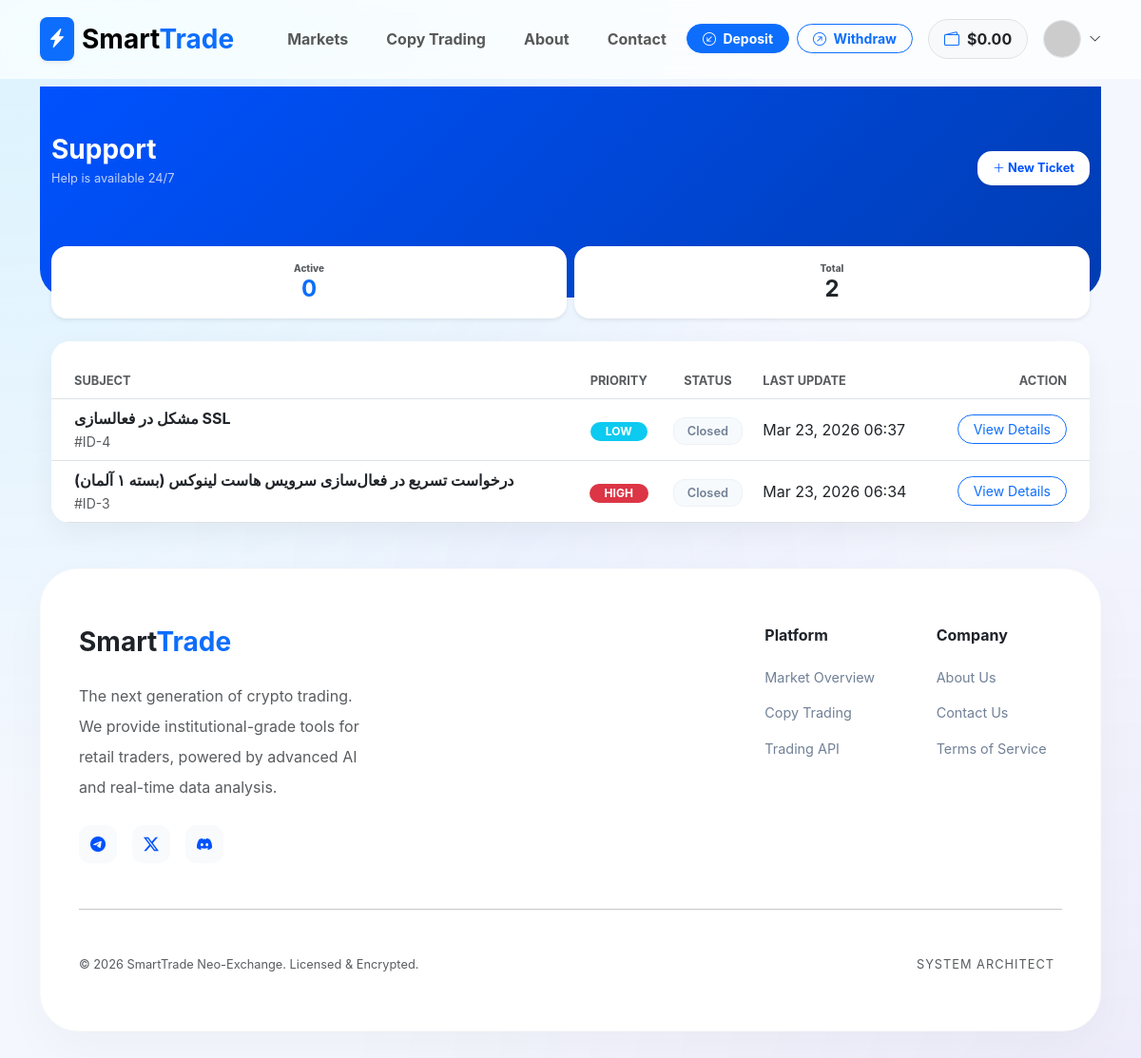
Page /accounts/tickets/ (signed in) on the committed database.
### apps/accounts/models.py (models this page shows, shortened)
class User(AbstractUser):
    email = models.EmailField(unique=True, verbose_name="Email Address")
    balance = models.DecimalField(
        max_digits=20,
        decimal_places=2,
        default=0.00,
        verbose_name="Total Balance (USDT)"
    )
    wallet_address = models.CharField(
        max_length=255,
        blank=True,
        null=True,
        verbose_name="User Wallet Address"
    )
    is_verified = models.BooleanField(default=True)
    referred_by = models.ForeignKey('self', on_delete=models.SET_NULL, null=True, blank=True)
    referral_code = models.CharField(max_length=10, unique=True, blank=True)
    USERNAME_FIELD = 'email'
    REQUIRED_FIELDS = ['username']
    class Meta:
        verbose_name = 'User'
        verbose_name_plural = 'Users'

class Ticket(models.Model):
    STATUS_CHOICES = [
        ('open', 'Open'),
        ('pending', 'Pending'),
        ('closed', 'Closed'),
    ]
    URGENCY_CHOICES = [
        ('low', 'Low'),
        ('medium', 'Medium'),
        ('high', 'High'),
    ]
    user = models.ForeignKey(settings.AUTH_USER_MODEL, on_delete=models.CASCADE, related_name='tickets')
    subject = models.CharField(max_length=255)
    status = models.CharField(max_length=10, choices=STATUS_CHOICES, default='open')
    urgency = models.CharField(max_length=10, choices=URGENCY_CHOICES, default='medium')
    created_at = models.DateTimeField(auto_now_add=True)
    updated_at = models.DateTimeField(auto_now=True)
    class Meta:
        ordering = ['-updated_at']

### apps/accounts/views.py (the view)
# urls.py: path('tickets/', ticket_list, name='ticket_list'),
@login_required
def ticket_list(request):
    tickets = Ticket.objects.filter(user=request.user).order_by('-updated_at')
    open_tickets_count = tickets.filter(status='open').count()
    context = {
        'tickets': tickets,
        'open_count': open_tickets_count,
    }
    return render(request, 'accounts/tickets/ticket_list.html', context)

### apps/accounts/views.py (called while the page is built)
def user_notifications(request):
    if request.user.is_authenticated:
        return {
            'unread_notifications': request.user.notifications.filter(is_read=False).order_by('-created_at')
        }
    return {}

### templates/accounts/tickets/ticket_list.html (shortened to what this page needs)
{% extends 'base.html' %}
{% block content %}
<div class="user-welcome-section">
    <div class="container">
        <div class="row align-items-center">
            <div class="col-7 col-md-7 text-start mb-0">
                <h1 class="fw-bold mb-1 fs-3">Support</h1>
                <p class="opacity-75 small">Help is available 24/7</p>
            </div>
            <div class="col-5 col-md-5 text-end">
                <a href="{% url 'accounts:create_ticket' %}" class="btn btn-create shadow-sm py-2 px-3 small">
                    <i class="bi bi-plus-lg"></i> <span class="d-none d-md-inline">New Ticket</span>
                </a>
            </div>
        </div>
    </div>
</div>
<div class="container mb-5 mt-2">
    <div class="row g-2 mb-4 mt-2">
        <div class="col-6">
            <div class="p-3 bg-white rounded-4 border-0 shadow-sm text-center">
                <div class="text-muted" style="font-size: 10px; font-weight: 800; text-uppercase: uppercase;">Active</div>
                <div class="h4 fw-bold text-primary mb-0">{{ open_count }}</div>
            </div>
        </div>
        <div class="col-6">
            <div class="p-3 bg-white rounded-4 border-0 shadow-sm text-center">
                <div class="text-muted" style="font-size: 10px; font-weight: 800; text-uppercase: uppercase;">Total</div>
                <div class="h4 fw-bold text-dark mb-0">{{ tickets.count }}</div>
            </div>
        </div>
    </div>
    <div class="desktop-view glass-card overflow-hidden">
        <div class="table-responsive">
            <table class="table align-middle mb-0">
                <thead class="bg-light">
                    <tr style="height: 60px;">
                        <th class="ps-4 text-muted small fw-bold">SUBJECT</th>
                        <th class="text-center text-muted small fw-bold">PRIORITY</th>
                        <th class="text-center text-muted small fw-bold">STATUS</th>
                        <th class="text-muted small fw-bold">LAST UPDATE</th>
                        <th class="pe-4 text-end text-muted small fw-bold">ACTION</th>
                    </tr>
                </thead>
                <tbody>
                    {% for ticket in tickets %}
                    <tr>
                        <td class="ps-4">
                            <div class="fw-bold text-dark">{{ ticket.subject }}</div>
                            <small class="text-muted">#ID-{{ ticket.id }}</small>
                        </td>
                        <td class="text-center">
                            <span class="badge {% if ticket.urgency == 'high' %}bg-danger{% elif ticket.urgency == 'medium' %}bg-warning text-dark{% else %}bg-info{% endif %} rounded-pill px-3 py-1">
                                {{ ticket.urgency|upper }}
                            </span>
                        </td>
                        <td class="text-center">
                            <span class="badge-user {% if ticket.status == 'open' %}badge-open{% else %}badge-closed{% endif %}">
                                {{ ticket.get_status_display }}
                            </span>
                        </td>
                        <td>{{ ticket.updated_at|date:"M d, Y H:i" }}</td>
                        <td class="pe-4 text-end">
                            <a href="{% url 'accounts:ticket_detail' ticket.id %}" class="btn btn-outline-primary btn-sm rounded-pill px-3">View Details</a>
                        </td>
                    </tr>
                    {% endfor %}
                </tbody>
            </table>
        </div>
    </div>
</div>
{% endblock %}

### templates/base.html (shortened to what this page needs)
<!DOCTYPE html>
<html lang="en">
<head>
    <link href="https://cdn.jsdelivr.net/npm/bootstrap@5.3.0/dist/css/bootstrap.min.css" rel="stylesheet">
    <link rel="stylesheet" href="https://cdn.jsdelivr.net/npm/bootstrap-icons@1.11.0/font/bootstrap-icons.css">
    <link href="https://cdn.jsdelivr.net/gh/rastikerdar/vazirmatn@v33.003/Vazirmatn-font-face.css" rel="stylesheet">
    <link rel="stylesheet" href="https://cdnjs.cloudflare.com/ajax/libs/animate.css/4.1.1/animate.min.css"/>
</head>
<body>
<nav class="navbar navbar-expand-lg sticky-top d-none d-lg-block">
    <div class="container">
        <a class="navbar-brand d-flex align-items-center" href="{% url 'home' %}">
            <div class="bg-primary p-2 rounded-3 me-2 shadow-sm">
                <i class="bi bi-lightning-charge-fill text-white"></i>
            </div>
            <span class="fw-bolder fs-3">Smart<span class="text-primary">Trade</span></span>
        </a>
        <div class="collapse navbar-collapse">
            <ul class="navbar-nav ms-4 gap-2">
                <li class="nav-item"><a class="nav-link fw-bold px-3" href="{% url 'trading:market_list' %}">Markets</a></li>
                <li class="nav-item"><a class="nav-link fw-bold px-3" href="{% url 'trading:copy_list' %}">Copy Trading</a></li>
                <li class="nav-item"><a class="nav-link fw-bold px-3" href="{% url 'accounts:about_us' %}">About</a></li>
                <li class="nav-item"><a class="nav-link fw-bold px-3" href="{% url 'accounts:contact_us' %}">Contact</a></li>
            </ul>
            <div class="ms-auto d-flex align-items-center gap-3">
                {% if user.is_authenticated %}
                    <div class="d-none d-xl-flex gap-2">
                        <a href="{% url 'transactions:deposit' %}" class="btn btn-sm btn-primary rounded-pill px-3 fw-bold">
                            <i class="bi bi-arrow-down-left-circle me-1"></i> Deposit
                        </a>
                        <a href="{% url 'transactions:withdraw' %}" class="btn btn-sm btn-outline-primary rounded-pill px-3 fw-bold">
                            <i class="bi bi-arrow-up-right-circle me-1"></i> Withdraw
                        </a>
                    </div>
                    <div class="bg-light px-3 py-2 rounded-pill fw-bold border d-flex align-items-center">
                        <i class="bi bi-wallet2 text-primary me-2"></i>
                        <span class="text-dark">${{ user.balance|floatformat:2 }}</span>
                    </div>
                    <div class="dropdown">
                        <div class="d-flex align-items-center gap-2" data-bs-toggle="dropdown" style="cursor:pointer">
                            <img src="https://ui-avatars.com/api/?name={{ user.username }}&background=0052FF&color=fff&bold=true" class="rounded-circle border" width="40" height="40">
                            <i class="bi bi-chevron-down small"></i>
                        </div>
                    </div>
                {% else %}
                    <a href="{% url 'accounts:login' %}" class="btn fw-bold px-4">Login</a>
                    <a href="{% url 'accounts:register' %}" class="btn btn-primary rounded-pill px-4 fw-bold shadow-sm">Join Now</a>
                {% endif %}
            </div>
        </div>
    </div>
</nav>
<div class="container mt-2 animate__animated animate__fadeIn">
    <div class="position-fixed top-0 end-0 p-3" style="z-index: 2000; margin-top: 80px;">
    </div>
    {% block content %}{% endblock %}
</div>
<footer class="mt-5 pb-5">
    <div class="container">
        <div class="footer-card">
            <div class="row g-5">
                <div class="col-lg-4">
                    <h3 class="fw-bolder mb-4">Smart<span class="text-primary">Trade</span></h3>
                    <p class="text-muted lh-lg mb-4">The next generation of crypto trading. We provide institutional-grade tools for retail traders, powered by advanced AI and real-time data analysis.</p>
                    <div class="d-flex gap-3">
                        <a href="#" class="icon-box"><i class="bi bi-telegram"></i></a>
                        <a href="#" class="icon-box"><i class="bi bi-twitter-x"></i></a>
                        <a href="#" class="icon-box"><i class="bi bi-discord"></i></a>
                    </div>
                </div>
                <div class="col-6 col-lg-2 ms-lg-auto">
                    <h6 class="fw-bold mb-4">Platform</h6>
                    <div class="d-grid gap-3">
                        <a href="{% url 'trading:market_list' %}" class="footer-link">Market Overview</a>
                        <a href="{% url 'trading:copy_list' %}" class="footer-link">Copy Trading</a>
                        <a href="#" class="footer-link">Trading API</a>
                    </div>
                </div>
                <div class="col-6 col-lg-2">
                    <h6 class="fw-bold mb-4">Company</h6>
                    <div class="d-grid gap-3">
                        <a href="{% url 'accounts:about_us' %}" class="footer-link">About Us</a>
                        <a href="{% url 'accounts:contact_us' %}" class="footer-link">Contact Us</a>
                        <a href="{% url 'accounts:terms_conditions' %}" class="footer-link">Terms of Service</a>
                    </div>
                </div>
            </div>
            <hr class="my-5 opacity-10">
            <div class="d-flex flex-column flex-md-row justify-content-between align-items-center gap-4">
                <div class="small text-muted">© 2026 SmartTrade Neo-Exchange. Licensed & Encrypted.</div>
                <div class="d-flex align-items-center flex-wrap justify-content-center justify-content-md-start">
                    <span class="small text-muted me-2" style="font-size: 0.7rem; letter-spacing: 1px;">SYSTEM ARCHITECT</span>
                </div>
            </div>
        </div>
    </div>
</footer>
</body>
</html>

### templates/base.html (style rules this page uses)
:root { --neon-blue: #00d2ff; --deep-royal: #0052ff; --cyber-purple: #9d50bb; --glass-bg: rgba(255, 255, 255, 0.85); --mobile-nav-height: 80px; }
body { font-family: 'Vazirmatn', sans-serif; background-color: #f4f7fa; color: #1e2329; overflow-x: hidden; padding-bottom: var(--mobile-nav-height); }
.navbar { backdrop-filter: blur(25px) saturate(180%); -webkit-backdrop-filter: blur(25px) saturate(180%); background: rgba(255, 255, 255, 0.75); border-bottom: 1px solid rgba(255, 255, 255, 0.3); padding: 0.8rem 0; z-index: 1050; }
.footer-card { background: white; border-radius: 40px; padding: 60px 40px; box-shadow: 0 20px 50px rgba(0,0,0,0.03); border: 1px solid rgba(0,0,0,0.02); }
.footer-link { color: #718096; text-decoration: none; transition: 0.2s; font-size: 0.9rem; }
.icon-box { width: 40px; height: 40px; background: #f8fafc; border-radius: 12px; display: flex; align-items: center; justify-content: center; color: var(--deep-royal); transition: 0.3s; }

### templates/accounts/tickets/ticket_list.html (style rules this page uses)
:root { --user-primary: #0052ff; --user-bg: #f4f7fe; --card-border: #edf2f7; --high-priority: #ff4d4d; --medium-priority: #ffa500; --low-priority: #00c853; }
body { background-color: var(--user-bg); font-family: 'Inter', sans-serif; }
.user-welcome-section { background: linear-gradient(135deg, #0052ff 0%, #003db3 100%); padding: 50px 0 100px 0; color: white; border-radius: 0 0 30px 30px; margin-bottom: -70px; }
@media (min-width: 768px) { .glass-card { background: white; border-radius: 20px; box-shadow: 0 10px 30px rgba(0,0,0,0.05); } }
@media (min-width: 768px) { .badge-user { padding: 6px 14px; border-radius: 12px; font-weight: 600; font-size: 0.8rem; } }
@media (min-width: 768px) { .badge-closed { background: #f7fafc; color: #718096; border: 1px solid #edf2f7; } }
.btn-create { background: #ffffff; color: var(--user-primary); font-weight: 700; border: none; border-radius: 15px; padding: 12px 25px; transition: all 0.3s ease; }

### rows in the picture
User: balance "0.00"
Ticket: subject "مشکل در فعالسازی SSL", id "4", urgency "LOW", status "Closed", updated_at "Mar 23, 2026 06:37"
Ticket: subject "درخواست تسریع در فعال‌سازی سرویس هاست لینوکس (بسته ۱ آلمان)", id "3", urgency "HIGH", status "Closed", updated_at "Mar 23, 2026 06:34"

### other values in the picture
{{ open_count }} "0"
{{ tickets.count }} "2"
